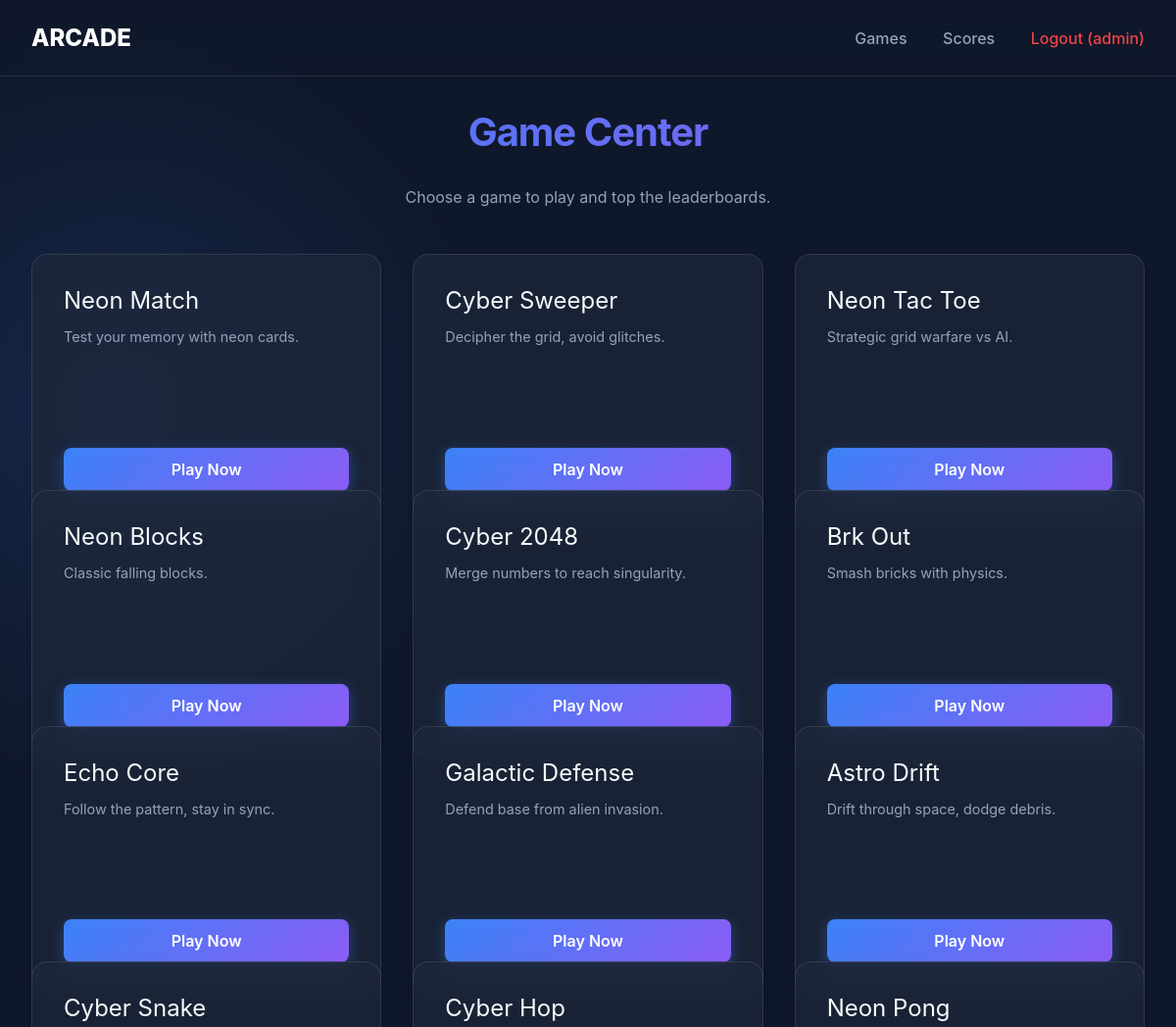
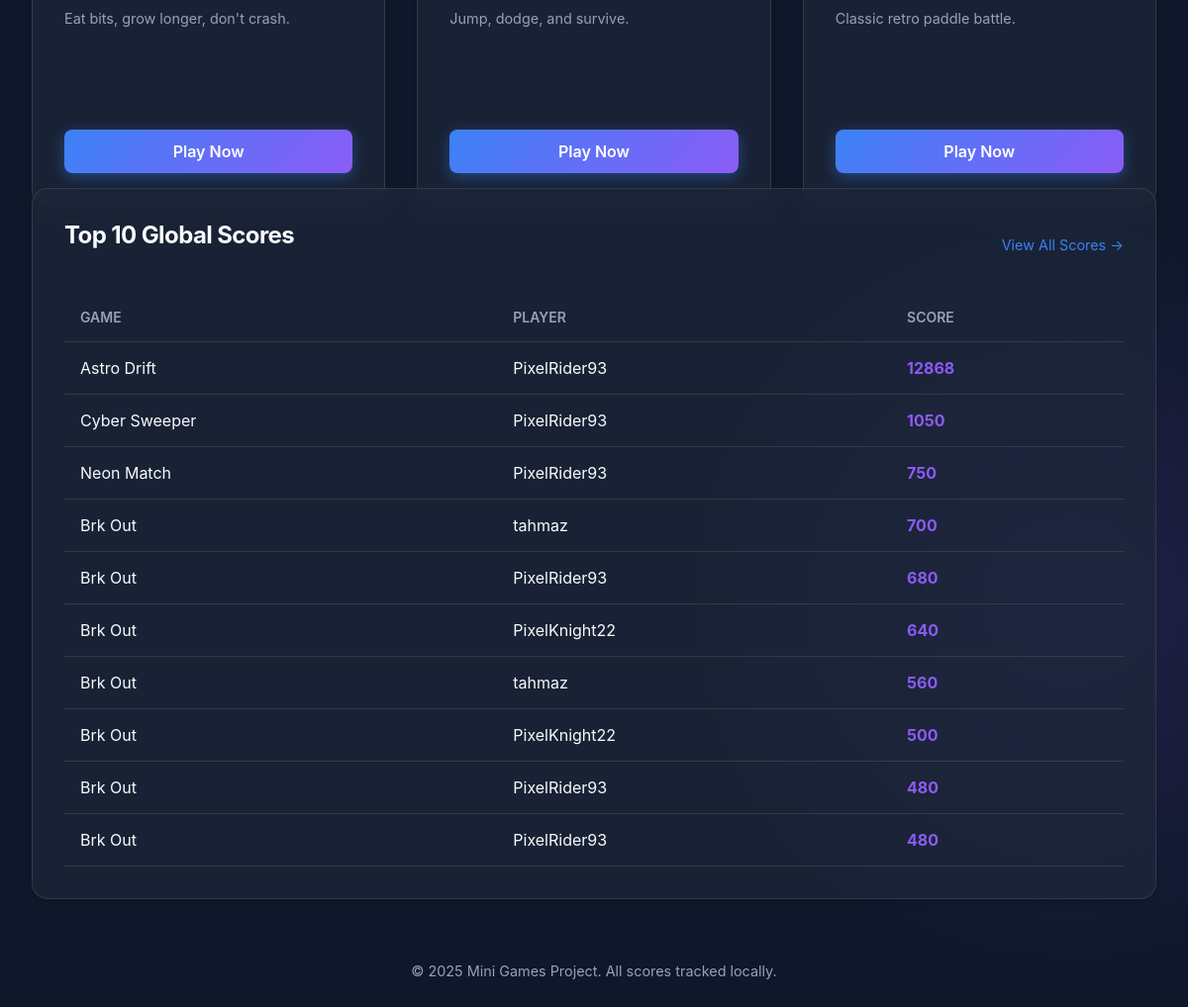
Screenshot of /home (signed in) with the database file from the repository (2 pictures, top to bottom).
### tables this page shows
CREATE TABLE scores (
            id INTEGER PRIMARY KEY AUTOINCREMENT,
            game_id TEXT NOT NULL,
            player_name TEXT NOT NULL,
            score INTEGER NOT NULL,
            ip_address TEXT,
            timestamp DATETIME DEFAULT CURRENT_TIMESTAMP
        );

### app.py (the view)
@app.route('/home')
def home():
    if 'username' not in session:
        return redirect(url_for('login'))
    games = get_available_games()
    recent_scores = database.get_all_scores(limit=10)
    return render_template('home.html', username=session['username'], games=games, scores=recent_scores)

### app.py (called while the page is built)
def get_available_games():
    games = []
    if os.path.exists(GAMES_DIR):
        for name in os.listdir(GAMES_DIR):
            path = os.path.join(GAMES_DIR, name)
            if os.path.isdir(path):
                pretty_name = name.replace('-', ' ').title()
                games.append({'id': name, 'name': pretty_name})
    return games

### database.py (called while the page is built)
def get_all_scores(limit=100):
    conn = sqlite3.connect(DB_NAME)
    c = conn.cursor()
    c.execute("SELECT game_id, player_name, score, timestamp FROM scores ORDER BY score DESC, timestamp DESC LIMIT ?", (limit,))
    rows = c.fetchall()
    conn.close()
    return rows

### templates/home.html (shortened to what this page needs)
{% extends "base.html" %}
{% block content %}
<div style="text-align: center; margin-bottom: 3rem;">
    <h1>Game Center</h1>
    <p style="color: var(--text-muted);">Choose a game to play and top the leaderboards.</p>
</div>
<div class="games-grid">
    {% for game in games %}
    <div class="glass-card game-card">
        <div>
            <div class="game-title">{{ game.name }}</div>
            <p style="color: var(--text-muted); font-size: 0.9rem;">
                {% if game.id == 'neon-pong' %}Classic retro paddle battle.{% endif %}
                {% if game.id == 'cyber-snake' %}Eat bits, grow longer, don't crash.{% endif %}
                {% if game.id == 'brk-out' %}Smash bricks with physics.{% endif %}
                {% if game.id == 'neon-tac-toe' %}Strategic grid warfare vs AI.{% endif %}
                {% if game.id == 'cyber-2048' %}Merge numbers to reach singularity.{% endif %}
                {% if game.id == 'galactic-defense' %}Defend base from alien invasion.{% endif %}
                {% if game.id == 'neon-match' %}Test your memory with neon cards.{% endif %}
                {% if game.id == 'cyber-hop' %}Jump, dodge, and survive.{% endif %}
                {% if game.id == 'echo-core' %}Follow the pattern, stay in sync.{% endif %}
                {% if game.id == 'neon-blocks' %}Classic falling blocks.{% endif %}
                {% if game.id == 'cyber-sweeper' %}Decipher the grid, avoid glitches.{% endif %}
                {% if game.id == 'astro-drift' %}Drift through space, dodge debris.{% endif %}
            </p>
        </div>
        <a href="{{ url_for('play_game', game_id=game.id) }}" class="btn btn-primary" style="margin-top: 1.5rem;">Play
            Now</a>
    </div>
    {% else %}
    <p>No games found in the games folder.</p>
    {% endfor %}
</div>
<div class="glass-card">
    <div style="display: flex; justify-content: space-between; align-items: center; margin-bottom: 1.5rem;">
        <h2>Top 10 Global Scores</h2>
        <a href="{{ url_for('view_scores') }}" style="font-size: 0.9rem;">View All Scores &rarr;</a>
    </div>
    <div id="leaderboard-container">
        <table>
            <thead>
                <tr>
                    <th>Game</th>
                    <th>Player</th>
                    <th>Score</th>
                </tr>
            </thead>
            <tbody>
                {% for row in scores %}
                <tr>
                    <td style="text-transform: capitalize;">{{ row[0]|replace('-', ' ') }}</td>
                    <td>{{ row[1] }}</td>
                    <td style="font-weight: bold; color: var(--accent-color);">{{ row[2] }}</td>
                </tr>
                {% else %}
                <tr>
                    <td colspan="3" style="text-align: center; color: var(--text-muted);">No scores yet. Play a game!
                    </td>
                </tr>
                {% endfor %}
            </tbody>
        </table>
    </div>
</div>
{% endblock %}

### templates/base.html (shortened to what this page needs)
<!DOCTYPE html>
<html lang="en">
<head>
    <link rel="stylesheet" href="{{ url_for('static', filename='style.css') }}">
    <link href="{{ url_for('static', filename='fonts/inter.css') }}" rel="stylesheet">
</head>
<body>
    {% if session.get('username') %}
    <nav class="navbar">
        <a href="{{ url_for('home') }}" class="nav-logo">ARCADE</a>
        <div class="nav-links">
            <a href="{{ url_for('home') }}">Games</a>
            <a href="{{ url_for('view_scores') }}">Scores</a>
            <a href="{{ url_for('logout') }}" style="color: #ef4444;">Logout ({{ session['username'] }})</a>
        </div>
    </nav>
    {% endif %}
    <div class="container">
        {% block content %}{% endblock %}
    </div>
    <div class="footer">
        &copy; 2025 Mini Games Project. All scores tracked locally.
    </div>
</body>
</html>

### static/style.css (style rules this page uses)
:root { --bg-color: #0f172a; --card-bg: rgba(30, 41, 59, 0.7); --primary-color: #3b82f6; --accent-color: #8b5cf6; --text-color: #f8fafc; --text-muted: #94a3b8; --glass-border: 1px solid rgba(255, 255, 255, 0.1); --font-family: 'Inter', system-ui, -apple-system, sans-serif; }
body { margin: 0; padding: 0; font-family: var(--font-family); background-color: var(--bg-color); color: var(--text-color); background-image: radial-gradient(circle at 10% 20%, rgba(59, 130, 246, 0.15) 0%, transparent 20%), radial-gradient(circle at 90% 80%, rgba(139, 92, 246, 0.15) 0%, transparent 20%); min-height: 100vh; display: flex; flex-direction: column; }
a { color: var(--primary-color); text-decoration: none; transition: color 0.3s; }
.container { max-width: 1200px; margin: 0 auto; padding: 2rem; width: 100%; box-sizing: border-box; }
.glass-card { background: var(--card-bg); backdrop-filter: blur(12px); -webkit-backdrop-filter: blur(12px); border: var(--glass-border); border-radius: 1rem; padding: 2rem; box-shadow: 0 4px 6px -1px rgba(0, 0, 0, 0.1), 0 2px 4px -1px rgba(0, 0, 0, 0.06); }
h1, h2, h3 { margin-top: 0; font-weight: 700; letter-spacing: -0.025em; }
h1 { font-size: 2.5rem; background: linear-gradient(to right, var(--primary-color), var(--accent-color)); -webkit-background-clip: text; -webkit-text-fill-color: transparent; margin-bottom: 2rem; }
.btn { display: inline-block; padding: 0.75rem 1.5rem; border-radius: 0.5rem; font-weight: 600; border: none; cursor: pointer; transition: all 0.3s ease; text-align: center; }
.btn-primary { background: linear-gradient(135deg, var(--primary-color), var(--accent-color)); color: white; box-shadow: 0 4px 14px 0 rgba(59, 130, 246, 0.39); }
.games-grid { display: grid; grid-template-columns: repeat(auto-fill, minmax(280px, 1fr)); gap: 2rem; margin-bottom: 3rem; }
.game-card { display: flex; flex-direction: column; justify-content: space-between; height: 100%; transition: transform 0.3s; }
.game-title { font-size: 1.5rem; margin-bottom: 0.5rem; }
table { width: 100%; border-collapse: collapse; margin-top: 1rem; }
th, td { text-align: left; padding: 1rem; border-bottom: var(--glass-border); }
th { color: var(--text-muted); font-weight: 600; text-transform: uppercase; font-size: 0.875rem; }
.navbar { padding: 1.5rem 2rem; display: flex; justify-content: space-between; align-items: center; border-bottom: var(--glass-border); backdrop-filter: blur(10px); position: sticky; top: 0; z-index: 100; }
.nav-logo { font-size: 1.5rem; font-weight: 800; color: white; }
.nav-links a { margin-left: 2rem; color: var(--text-muted); font-weight: 500; }
.footer { margin-top: auto; padding: 2rem; text-align: center; color: var(--text-muted); font-size: 0.9rem; }

### rows the page displays
scores: row "Astro Drift", player_name "PixelRider93", score "12868"
scores: row "Cyber Sweeper", player_name "PixelRider93", score "1050"
scores: row "Neon Match", player_name "PixelRider93", score "750"
scores: row "Brk Out", player_name "tahmaz", score "700"
scores: row "Brk Out", player_name "PixelRider93", score "680"
scores: row "Brk Out", player_name "PixelKnight22", score "640"
scores: row "Brk Out", player_name "tahmaz", score "560"
scores: row "Brk Out", player_name "PixelKnight22", score "500"
scores: row "Brk Out", player_name "PixelRider93", score "480"
scores: row "Brk Out", player_name "PixelRider93", score "480"

### other values shown
{{ session['username'] }} "admin"
{{ game.name }} "Neon Match" "Cyber Sweeper" "Neon Tac Toe" "Neon Blocks" "Cyber 2048" "Brk Out" "Echo Core" "Galactic Defense" "Astro Drift" "Cyber Snake" "Cyber Hop" "Neon Pong"
